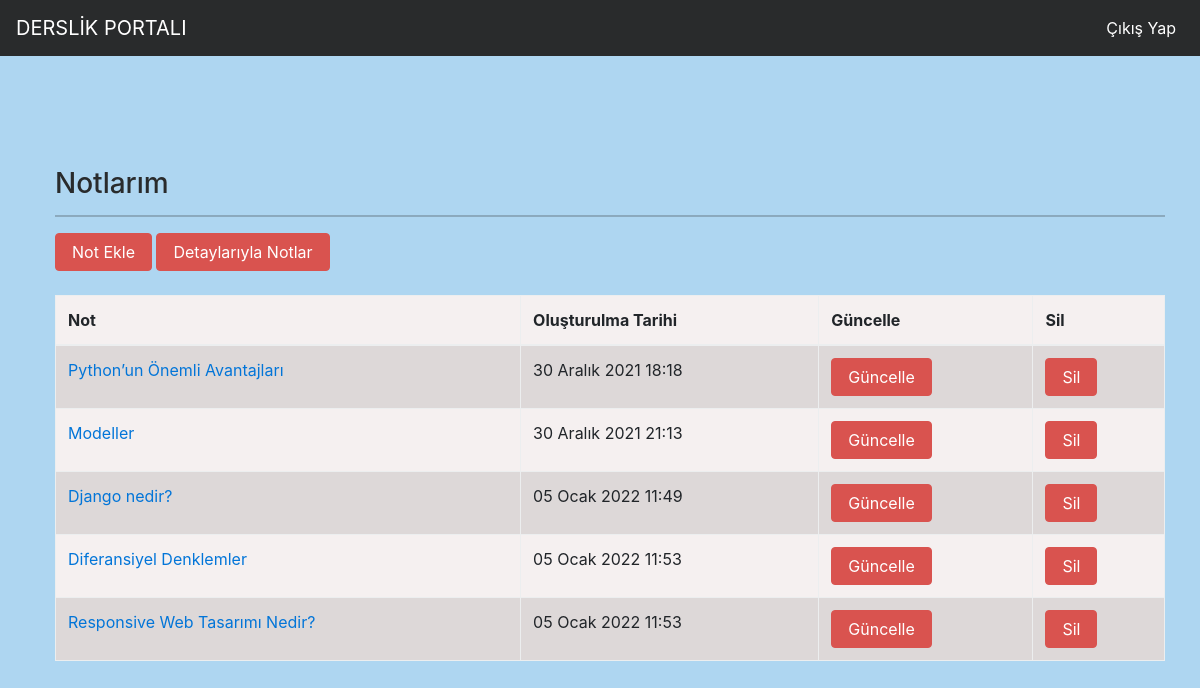
Screenshot of /notes/mynotes/ (signed in) with the database file from the repository.
### note/models.py (models this page shows, shortened)
class Note(models.Model):
    author = models.ForeignKey("auth.User", on_delete = models.CASCADE)
    title = models.CharField(max_length = 50, verbose_name = "Başlık")
    content = RichTextField(verbose_name = "İçerik")
    created_date = models.DateTimeField(auto_now_add = True, verbose_name = "Oluşturulma Tarihi")
    note_image = models.FileField(blank = True, null = True, verbose_name = "Fotoğraf Ekle")

### note/views.py (the view)
# urls.py: path('mynotes/', views.mynotes, name = "mynotes"),
@login_required(login_url = "user:login")
def mynotes(request):
    notes = Note.objects.filter(author = request.user)
    context = {
        "notes" : notes
    }
    return render(request, "mynotes.html", context)

### templates/mynotes.html (shortened to what this page needs)
{% extends "layout.html" %}
{% block body %}
<div class="container" >
<br><br><br><br>
<h3 style="text-align:left">Notlarım</h3>
<hr>
{% if request.user.is_authenticated %}
    <a href = "/notes/addnote" class = "btn btn-danger">Not Ekle</a>
    <a href = "/notes" class = "btn btn-danger">Detaylarıyla Notlar</a>
    <br><br>
    {% if notes %}
        <table class="table table-hover table-striped table-bordered" style="background-color: #F5F0F0; ">
            <thead>
            <tr>
                <th scope="col">Not</th>
                <th scope="col">Oluşturulma Tarihi</th>
                <th scope="col">Güncelle</th>
                <th scope="col">Sil</th>
            </tr>
            </thead>
            <tbody>
                {% for note in notes %}
                    <tr>
                        <td><a href = "{% url 'note:detail' note.id %}">{{note.title}}</a></td>
                        <td >{{note.created_date}}</td>
                        <td ><a href = "{% url 'note:update' note.id %}" type="button" class="btn btn-danger">Güncelle</a></td>
                        <td ><a href = "{% url 'note:delete' note.id %}" type="button" class="btn btn-danger">Sil</a></td>
                    </tr>
                {% endfor %}
            </tbody>
        </table>
    {% else %}
        <div class = "alert alert-danger">Henüz makaleniz bulunmuyor.</div>
    {% endif %}
{% else %}
    <div class="alert alert-warning" role="alert">
        Not ekleyebilmek için kullanıcı girişi yapınız.
    </div>
{% endif %}
</div>
{% endblock body %}

### static/css/main.css (style rules this page uses)
body { max-width: 100%; overflow-x: hidden; height: 100%; width: 100%; padding-left: 20px; }
body { overflow-x: hidden; background-repeat: no-repeat; }

### templates/mynotes.html (style rules this page uses)
body { background-color: #AED6F1; }

### rows the page displays
Note: title "Python’un Önemli Avantajları", created_date "30 Aralık 2021 18:18"
Note: title "Modeller", created_date "30 Aralık 2021 21:13"
Note: title "Django nedir?", created_date "05 Ocak 2022 11:49"
Note: title "Diferansiyel Denklemler", created_date "05 Ocak 2022 11:53"
Note: title "Responsive Web Tasarımı Nedir?", created_date "05 Ocak 2022 11:53"
